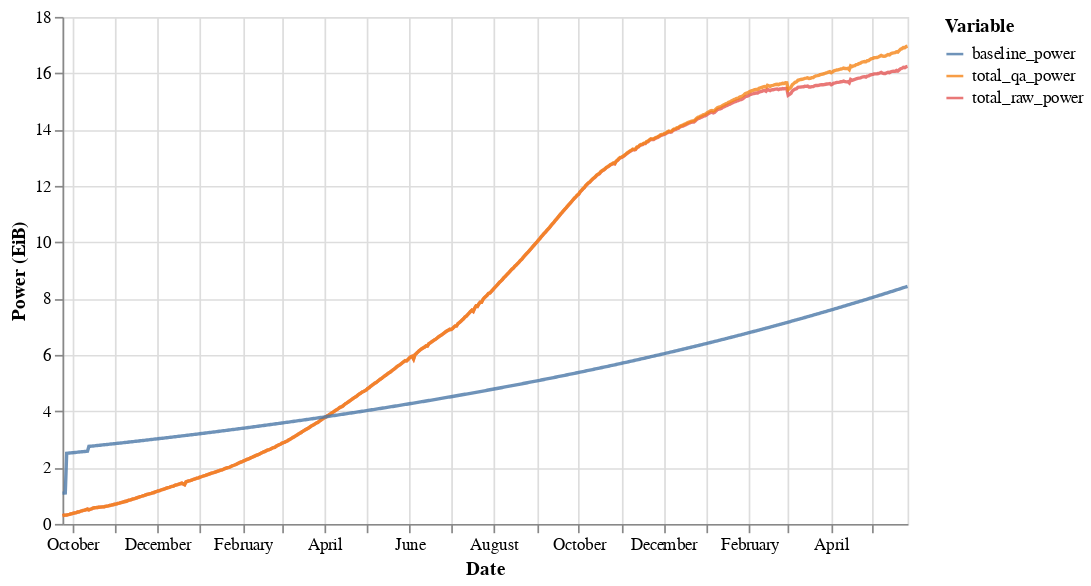

Notebook source saved alongside this figure:
### Markdown cell above
## 2. Total power evolution

### Code cell
plot_vars = ["total_raw_power", "total_qa_power", "baseline_power"]
source = df.melt(id_vars=["date"], value_vars=plot_vars)

alt.Chart(source).mark_line(opacity=0.8).encode(
    x=alt.X('date:T', title="Date"),
    y=alt.Y('value:Q', title="Power (EiB)"),
    color=alt.Color('variable:N', legend=alt.Legend(title="Variable"))
).properties(
    width=500, height=300
)

### Figure 1 — Vega-Lite specification as saved in the notebook (floating-point values rounded to 4 significant figures; data arrays with more than 128 entries replaced by an {"elided": "..."} marker saying what was removed)
{"$schema": "https://vega.github.io/schema/vega-lite/v4.17.0.json", "config": {"view": {"continuousHeight": 300, "continuousWidth": 400}}, "data": {"name": "data-fe702bab5077efbe80e3b129fe1215e6"}, "datasets": {"data-fe702bab5077efbe80e3b129fe1215e6": {"elided": "1821 records"}}, "encoding": {"color": {"field": "variable", "legend": {"title": "Variable"}, "type": "nominal"}, "x": {"field": "date", "title": "Date", "type": "temporal"}, "y": {"field": "value", "title": "Power (EiB)", "type": "quantitative"}}, "height": 300, "mark": {"opacity": 0.8, "type": "line"}, "width": 500}
